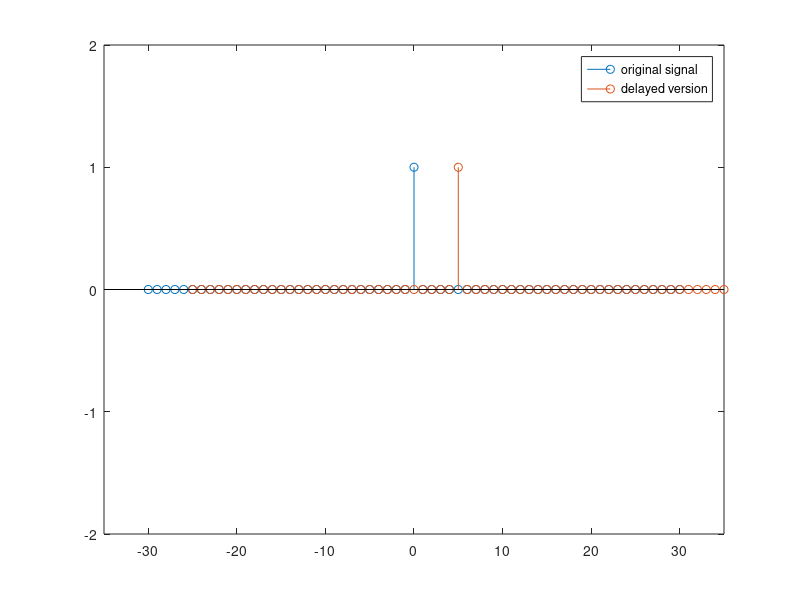
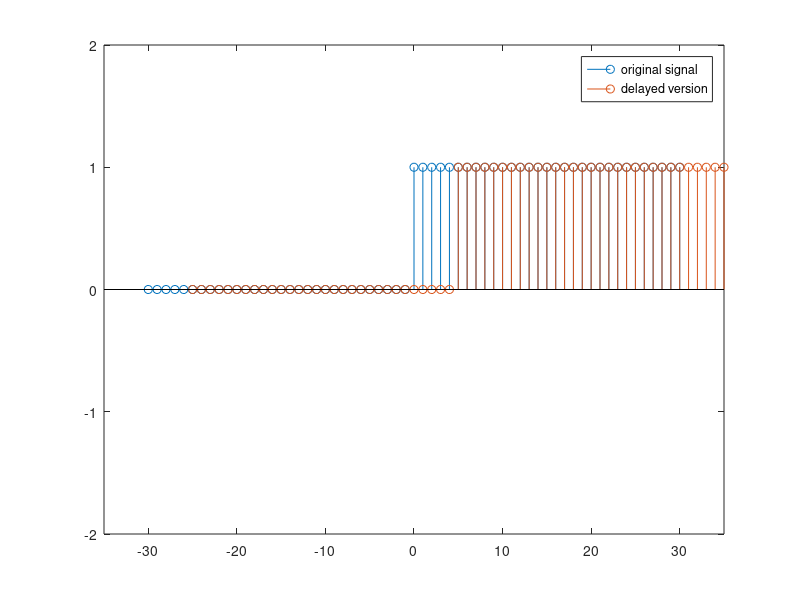
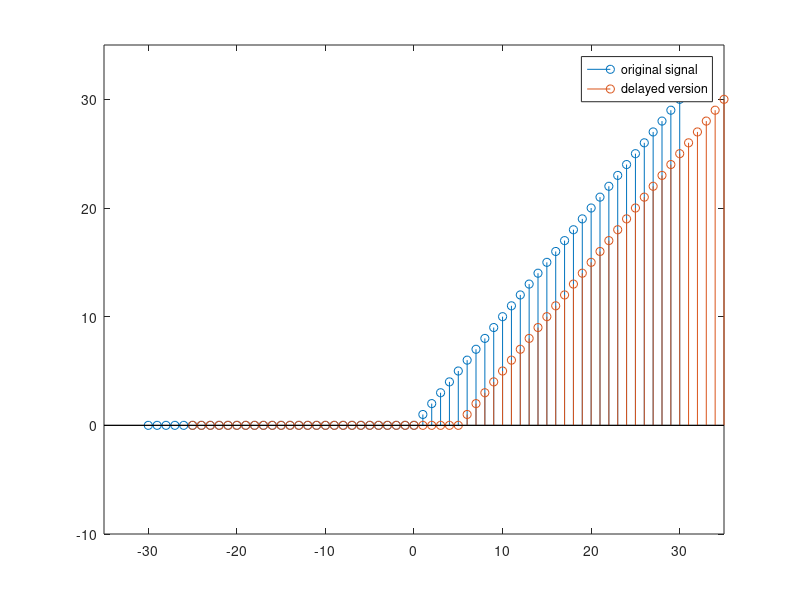
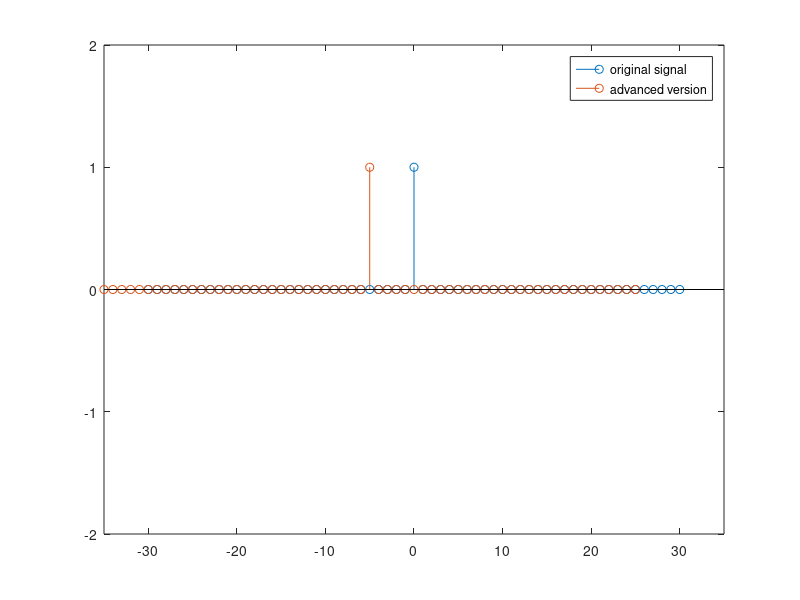

MATLAB code for these plots, in order:
clear all
clc

n=-30:1:30;
for i=1:length(n)
if(n(i)==0)
    del_n(i)=1;
else
    del_n(i)=0;
end
if (n(i)>=0)
    u_n(i)=1;
else
    u_n(i)=0;
end
if (n(i)>=0)
    r_n(i)=n(i);
else
    r_n(i)=0;
end
end

delay = input('enter the time delay');
advance=input('enter the time advance');


n_delay= n+delay;
n_advanced = n-advance; 


figure()
stem(n,del_n)
hold on
stem(n_delay,del_n)
hold off
axis([-35 35 -2 2])
legend('original signal','delayed version')


figure()
stem(n,u_n)
hold on
stem(n_delay,u_n)
hold off
axis([-35 35 -2 2])
legend('original signal','delayed version')

figure()
stem(n,r_n)
hold on
stem(n_delay,r_n)
hold off
axis([-35 35 -10 35])
legend('original signal','delayed version')

figure()
stem(n,del_n)
hold on
stem(n_advanced,del_n)
hold off
axis([-35 35 -2 2])
legend('original signal','advanced version')

figure()
stem(n,u_n)
hold on
stem(n_advanced,u_n)
hold off
axis([-35 35 -2 2])
legend('original signal','advanced version')

figure()
stem(n,r_n)
hold on
stem(-1*n,r_n)
hold off
axis([-35 35 -35 35])
legend('original signal','fold version')

figure()
stem(n,del_n)
hold on
stem(-1*n,del_n)
hold off
axis([-35 35 -2 2])
legend('original signal','fold version')

figure()
stem(n,u_n)
hold on
stem(-1*n,u_n)
hold off
axis([-35 35 -2 2])
legend('original signal','fold version')

figure()
subplot(3,1,1)
stem(n,del_n)
hold on
stem(n,u_n)
stem(n,r_n)
hold off
grid on
title('original signal')
axis([-35 35 -4 4])
legend('delta','step','ramp')

subplot(3,1,2)
stem(n_delay,del_n)
hold on
stem(n_delay,u_n)
stem(n_delay,r_n)
hold off
grid on
title('delayed version')
axis([-35 35 -4 4])
legend('delta','step','ramp')

subplot(3,1,3)
stem(n_advanced,del_n)
hold on
stem(n_advanced,u_n)
stem(n_advanced,r_n)
hold off
grid on
title('advanced version')
axis([-35 35 -4 4])
legend('delta','step','ramp')








